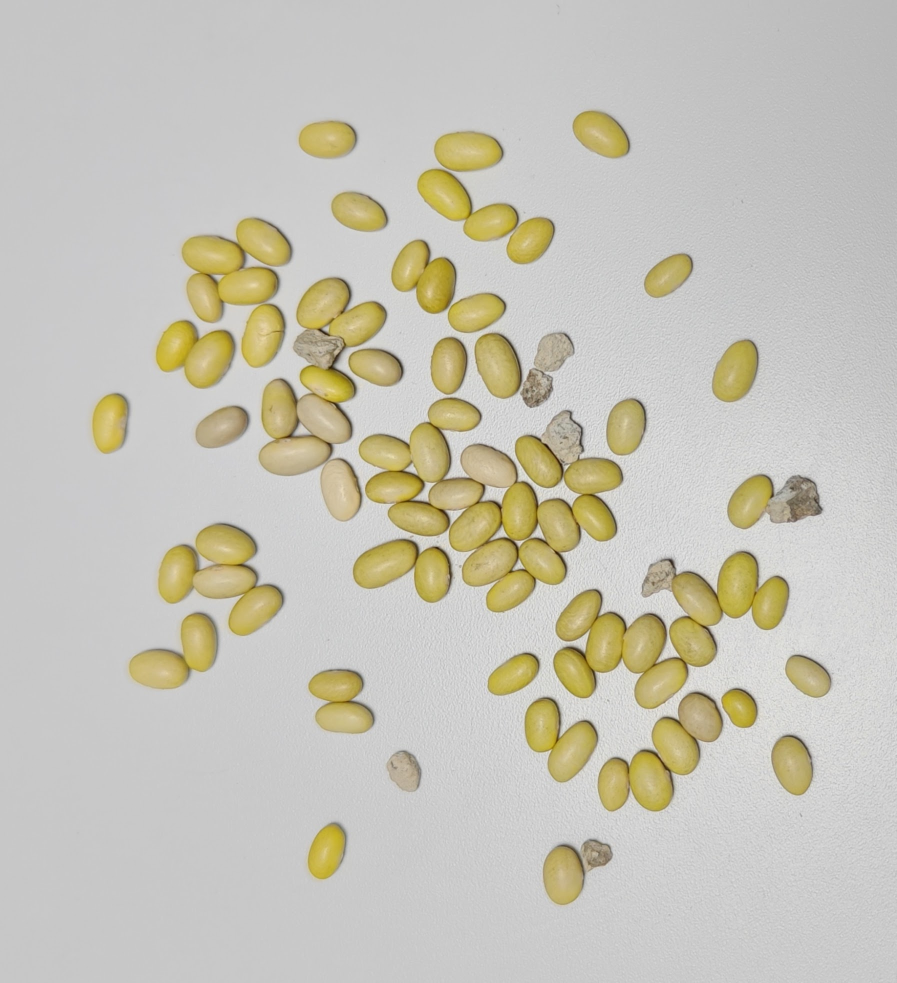
#> input picture img/beans4.jpg, 1793 x 1966 px, found by its file name (shown at 1/2 size)
$ python prueba.py
#> lines starting #> are read from the running program, lines starting #| are printed output that depends on the picture; after the words box and inside, x2 and y2 are one past the last pixel; in counts of white or black regions, pixels touching at a corner belong together
import cv2
import numpy as np

def segmentar_frijoles_y_piedras(ruta_imagen):
    # Cargar la imagen original
#> called with ruta_imagen = 'img/beans4.jpg'
    imagen = cv2.imread(ruta_imagen)
#> imagen is the input picture: shape (1966, 1793, 3); mean B, G, R 183.9, 195.8, 198.7
    imagen_resultados = imagen.copy()

    # ---------------------------------------------------------
    # PASO 1: "Limpiar los lentes" (Suavizado)
    # ---------------------------------------------------------
    gris = cv2.cvtColor(imagen, cv2.COLOR_BGR2GRAY)
    # Filtro de mediana para quitar basuritas sin borrar bordes
    gris_suavizado = cv2.medianBlur(gris, 7)

    # ---------------------------------------------------------
    # PASO 2: "Barrer todo junto" (Umbralización y Relleno)
    # ---------------------------------------------------------
    _, mascara = cv2.threshold(gris_suavizado, 0, 255, cv2.THRESH_BINARY_INV + cv2.THRESH_OTSU)
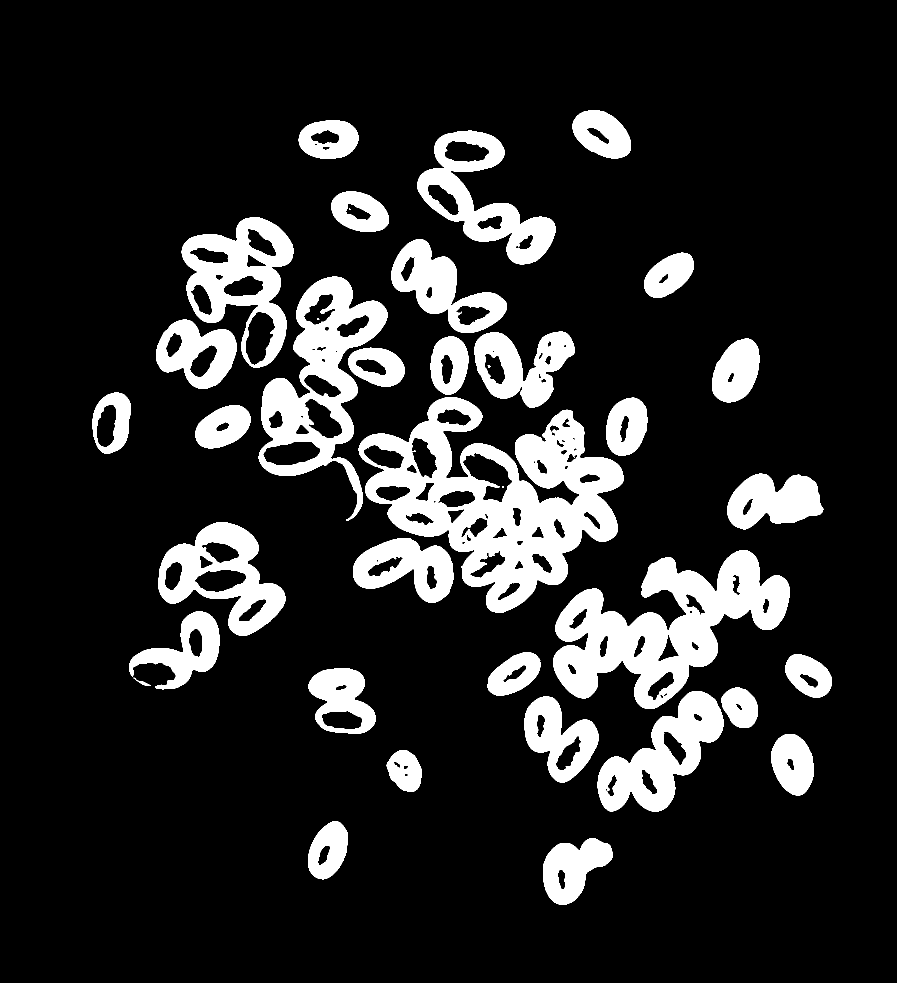
#> mascara: shape (1966, 1793) (shown at 1/2 size); 14.9% white; 39 white regions (5 under 20 px)

    # --- Paso 2.1: "Resanar los baches" (Rellenar reflejos de luz) ---
    contornos_huecos, _ = cv2.findContours(mascara, cv2.RETR_CCOMP, cv2.CHAIN_APPROX_SIMPLE)
#> contornos_huecos = 175 contours, 21 with area under 20; largest, box (x1, y1, x2, y2) and area: (717, 794, 1248, 1225) 119193, (1106, 1100, 1580, 1418) 70880, (517, 553, 776, 1041) 54784, (363, 434, 587, 736) 39333, (317, 1044, 571, 1272) 31449
    for cnt in contornos_huecos:
        cv2.drawContours(mascara, [cnt], 0, 255, -1)
#> this loop made 175 passes
#> cnt on passes 56, 60: [[1005, 972], [1005, 975], [1007, 975], [1007, 972]], [[1149, 914], [1149, 915]]
#> mascara: shape (1966, 1793); 17.8% white; 33 white regions, largest, box (x1, y1, x2, y2) and area: (717, 794, 1248, 1225) 120441, (1106, 1100, 1580, 1418) 71841, (517, 553, 776, 1041) 55543

    # ---------------------------------------------------------
    # PASO 3: "Levantar muros fronterizos" (Watershed para separar)
    # ---------------------------------------------------------
    kernel = np.ones((3,3), np.uint8)
    fondo_seguro = cv2.dilate(mascara, kernel, iterations=2)
#> fondo_seguro: shape (1966, 1793); 19.3% white; 30 white regions, largest, box (x1, y1, x2, y2) and area: (715, 671, 1250, 1227) 135242, (1104, 1098, 1582, 1420) 77354, (515, 551, 778, 1043) 59950

    # Transformada de distancia (buscar los picos de las montañas)
    dist_transform = cv2.distanceTransform(mascara, cv2.DIST_L2, 5)

    # ¡Ajuste clave!: Exigimos que el pico esté al 70% de altura para no fusionar frijoles
    _, picos_seguros = cv2.threshold(dist_transform, 0.8 * dist_transform.max(), 255, 0)
#> picos_seguros: shape (1966, 1793) float32; 0.09% white; 1 white region, box (x1, y1, x2, y2) and area: (955, 1006, 1061, 1106) 3250
    picos_seguros = np.uint8(picos_seguros)

    zona_desconocida = cv2.subtract(fondo_seguro, picos_seguros)

    _, marcadores = cv2.connectedComponents(picos_seguros)
    marcadores = marcadores + 1
    marcadores[zona_desconocida == 255] = 0
#> marcadores: shape (1966, 1793) int32; 3 distinct labels, from 0 to 2

    img_color = cv2.cvtColor(gris_suavizado, cv2.COLOR_GRAY2BGR)
    marcadores = cv2.watershed(img_color, marcadores)
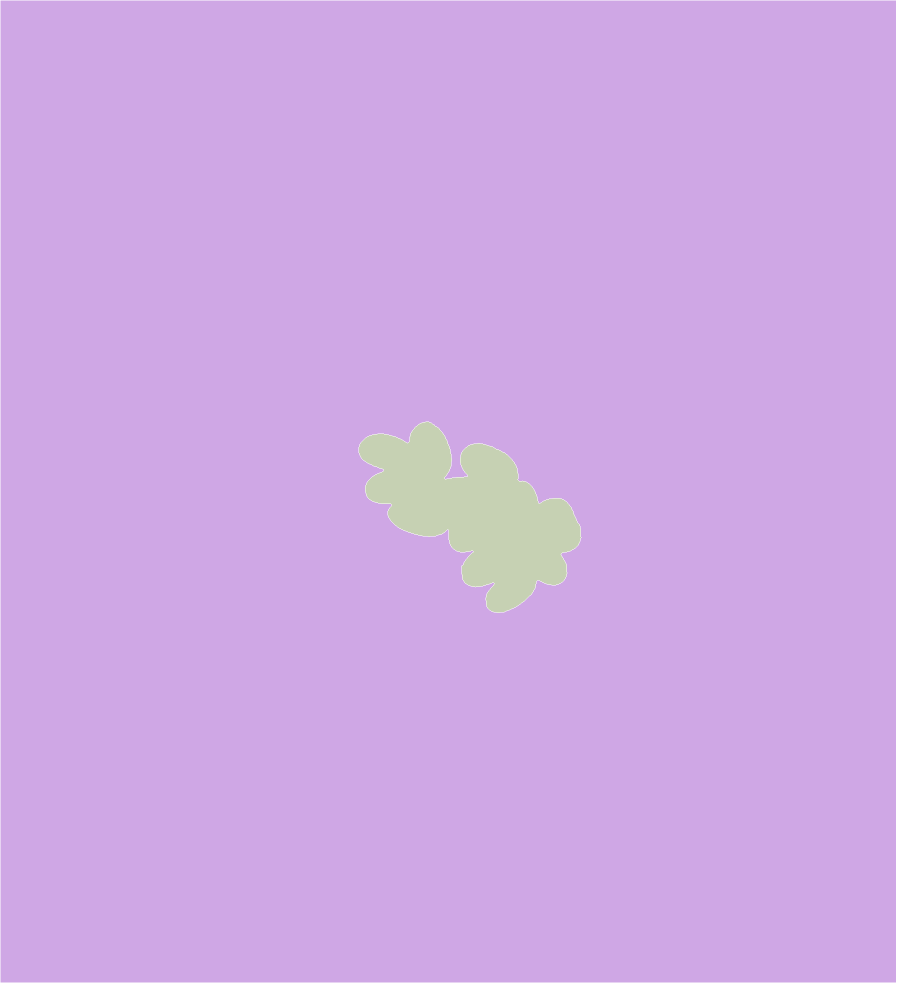
#> marcadores: shape (1966, 1793) int32 (shown at 1/2 size); 3 distinct labels, from -1 to 2; one colour per label, 0 black, -1 white

    # Dibujar las fronteras separadoras en nuestra máscara (líneas negras)
    mascara[marcadores == -1] = 0
#> mascara: shape (1966, 1793); 17.7% white; 35 white regions (2 under 20 px)

    # *Nota: Eliminamos la erosión aquí para no "morder" pedazos de frijoles válidos.

    # ---------------------------------------------------------
    # PASO 4: Encontrar los objetos individuales listos
    # ---------------------------------------------------------
    contornos, _ = cv2.findContours(mascara, cv2.RETR_EXTERNAL, cv2.CHAIN_APPROX_SIMPLE)
#> contornos = 35 contours, 2 with area under 20; largest, box (x1, y1, x2, y2) and area: (718, 794, 1248, 1225) 118278, (1106, 1100, 1580, 1418) 70880, (517, 553, 776, 1041) 54784, (363, 434, 587, 736) 39333, (317, 1044, 571, 1272) 31449

    frijoles = []
    piedras = []

    for contorno in contornos:
        area = cv2.contourArea(contorno)

        # Ignorar basuritas minúsculas
        if area < 100:
            continue

        # ---------------------------------------------------------
        # PASO 5: "Tocar a ciegas" (Calcular la Forma / Solidez)
        # ---------------------------------------------------------
        hull = cv2.convexHull(contorno)
        area_hull = cv2.contourArea(hull)

        if area_hull == 0:
            continue

        solidez = float(area) / area_hull

        # ---------------------------------------------------------
        # PASO 6: "Pasar el dedo y Pesar" (Textura y Tono)
        # ---------------------------------------------------------
        mascara_objeto = np.zeros(gris.shape, dtype=np.uint8)
        cv2.drawContours(mascara_objeto, [contorno], -1, 255, -1)

        mean, stddev = cv2.meanStdDev(gris, mask=mascara_objeto)

        tono_promedio = mean[0][0]
        textura_rugosidad = stddev[0][0]

        # ---------------------------------------------------------
        # PASO 7: El Clasificador Mejorado
        # ---------------------------------------------------------
        # Las tres reglas de seguridad para ser considerado un frijol:
        es_redondo = solidez > 0.90
        es_liso = textura_rugosidad < 25.0
        es_tono_correcto = 180 < tono_promedio < 190 # Evita piedras blancas o carbón

        if es_redondo and es_liso and es_tono_correcto:
            frijoles.append(contorno)
        else:
            piedras.append(contorno)
#> this loop made 35 passes
#> (area, area_hull, solidez, mean, stddev, tono_promedio, textura_rugosidad, es_redondo) on passes 1 to 7: (11264, 12542.5, 0.898, [156.7], [22.28], 156.7, 22.28, False), (6612, 6679.5, 0.99, [167.1], [13.58], 167.1, 13.58, True), (4204, 4288, 0.98, [165.5], [16.93], 165.5, 16.93, True), (7817.5, 7914, 0.988, [159.3], [19.54], 159.3, 19.54, True), (14881, 17192.5, 0.866, [163.2], [22.39], 163.2, 22.39, False), (29246.5, 35149.5, 0.832, [160.4], [24.07], 160.4, 24.07, False), (4320, 4378, 0.987, [151.8], [22.36], 151.8, 22.36, True)
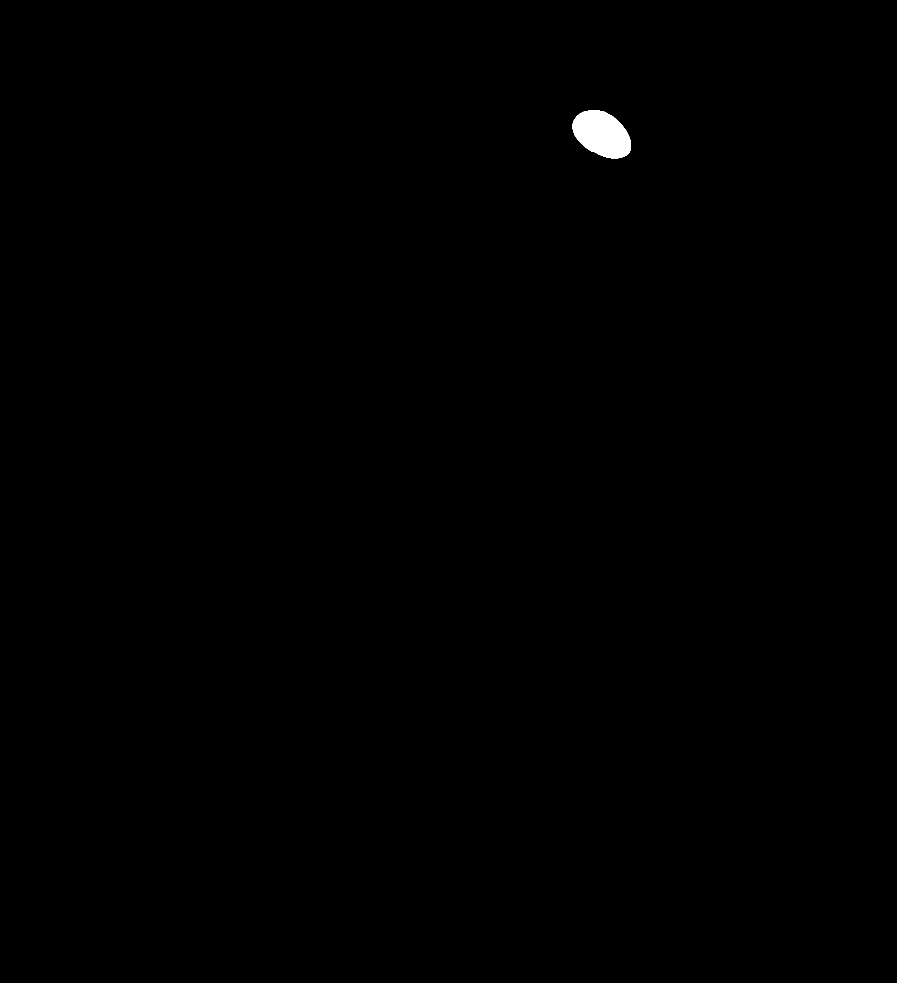
#> mascara_objeto: shape (1966, 1793) (shown at 1/2 size); 0.23% white; 1 white region
#> after the loop, frijoles = []; piedras = 32 contours; largest, box (x1, y1, x2, y2) and area: (718, 794, 1248, 1225) 118278, (1106, 1100, 1580, 1418) 70880, (517, 553, 776, 1041) 54784, (363, 434, 587, 736) 39333, (317, 1044, 571, 1272) 31449

    # ---------------------------------------------------------
    # Visualización de Resultados (Ventanas Ajustables)
    # ---------------------------------------------------------
    cv2.drawContours(imagen_resultados, frijoles, -1, (0, 255, 0), 2)
    cv2.drawContours(imagen_resultados, piedras, -1, (0, 0, 255), 2)
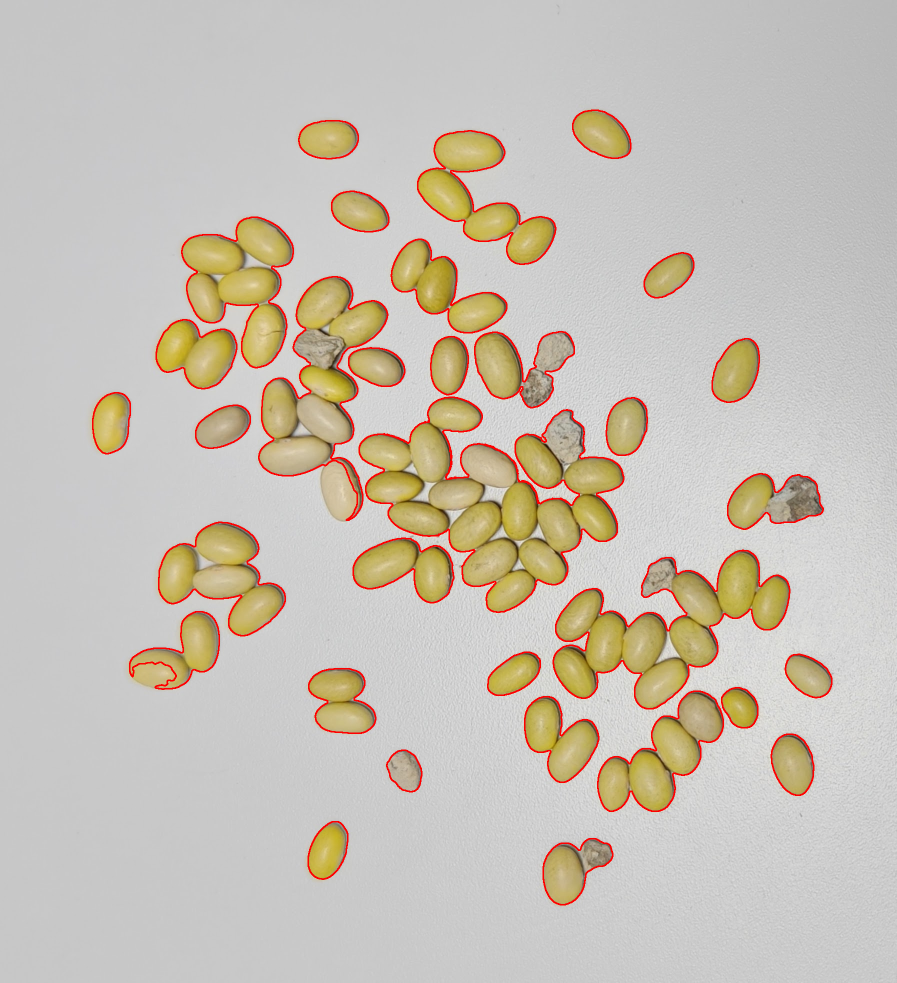
#> imagen_resultados: shape (1966, 1793, 3) (shown at 1/2 size); 2.06% of pixels changed, all inside (x1, y1, x2, y2) = (184, 219, 1665, 1811)

    print(f"Total encontrados -> Frijoles: {len(frijoles)}, Piedras: {len(piedras)}")
#| Total encontrados -> Frijoles: 0, Piedras: 32

    # Crear ventanas ajustables (Como un proyector)
    cv2.namedWindow("Mascara (Separacion)", cv2.WINDOW_NORMAL)
    cv2.namedWindow("Clasificacion Final", cv2.WINDOW_NORMAL)

    # Definir el tamaño máximo para que quepan en tu pantalla
    cv2.resizeWindow("Mascara (Separacion)", 800, 600)
    cv2.resizeWindow("Clasificacion Final", 800, 600)

    cv2.imshow("Mascara (Separacion)", mascara)
    cv2.imshow("Clasificacion Final", imagen_resultados)

    cv2.waitKey(0)
    cv2.destroyAllWindows()

# ---------------------------------------------------------
# Ejecución
# ---------------------------------------------------------
# Reemplaza 'ruta_de_tu_imagen.jpg' con el nombre real de tu archivo
segmentar_frijoles_y_piedras('img/beans4.jpg')

$ run again, with img/beans2.jpg copied over img/beans4.jpg
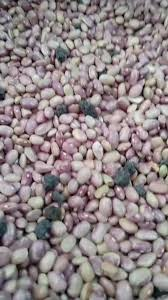
#> input picture img/beans2.jpg, 168 x 300 px, found by its file name
#> in segmentar_frijoles_y_piedras, imagen is the input picture: shape (300, 168, 3); mean B, G, R 134.7, 133.2, 143.8
#> contornos_huecos = 95 contours, 38 with area under 20; largest, box (x1, y1, x2, y2) and area: (0, 165, 120, 300) 8679, (0, 0, 165, 51) 3937, (38, 63, 134, 126) 1521, (108, 144, 168, 207) 1484, (36, 250, 68, 295) 822
#> the loop in segmentar_frijoles_y_piedras, `for cnt in contornos_huecos:` made 95 passes
#> cnt on passes 31, 49, 55: [[93, 156], [93, 157], [95, 157], [95, 156]], [[106, 122], [105, 123], [105, 124], [108, 124]], [[156, 92], [156, 95]]
#> fondo_seguro: shape (300, 168); 71.5% white; 46 black regions (24 under 20 px), largest, box (x1, y1, x2, y2) and area: (0, 12, 168, 277) 12117, (131, 239, 168, 285) 505, (140, 164, 168, 203) 379
#> in segmentar_frijoles_y_piedras, `mascara[marcadores == -1] = 0`:
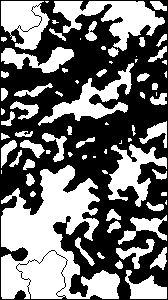
#> mascara: shape (300, 168); 45.2% white; 74 white regions (22 under 20 px)
#> contornos = 74 contours, 31 with area under 20; largest, box (x1, y1, x2, y2) and area: (1, 165, 120, 299) 8513, (53, 1, 165, 51) 2204, (1, 1, 50, 50) 1567, (38, 63, 134, 126) 1521, (108, 144, 167, 207) 1407
#> the loop in segmentar_frijoles_y_piedras, `for contorno in contornos:` made 74 passes
#> area on passes 2, 7, 9, 10, 14, 17, 19, 24: 36, 70, 84, 74.5, 63, 60, 68, 47.5
#> after the loop in segmentar_frijoles_y_piedras, `for contorno in contornos:`: frijoles = []; piedras = 19 contours; largest, box (x1, y1, x2, y2) and area: (1, 165, 120, 299) 8513, (53, 1, 165, 51) 2204, (1, 1, 50, 50) 1567, (38, 63, 134, 126) 1521, (108, 144, 167, 207) 1407
#> in segmentar_frijoles_y_piedras, `cv2.drawContours(imagen_resultados, piedras, -1, (0, 0, 255), 2)`:
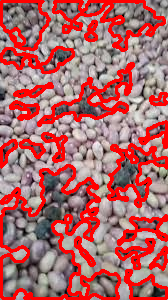
#> imagen_resultados: shape (300, 168, 3); mean B, G, R 103.7, 102.8, 175.5
#| Total encontrados -> Frijoles: 0, Piedras: 19
